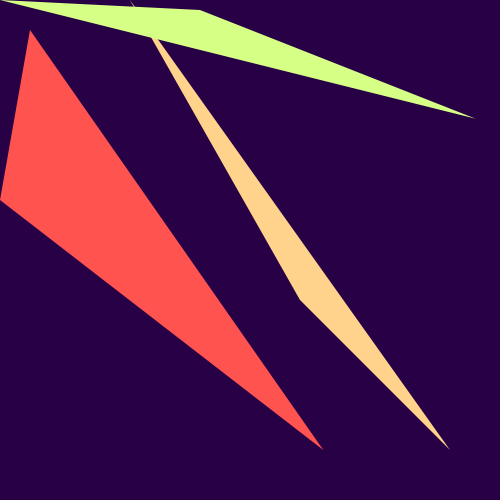
Frame 1 (no input)
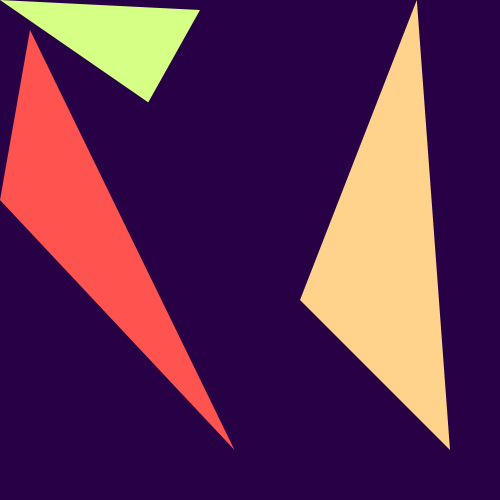
Frame 60 (the mouse pressed at the canvas centre just before this capture)
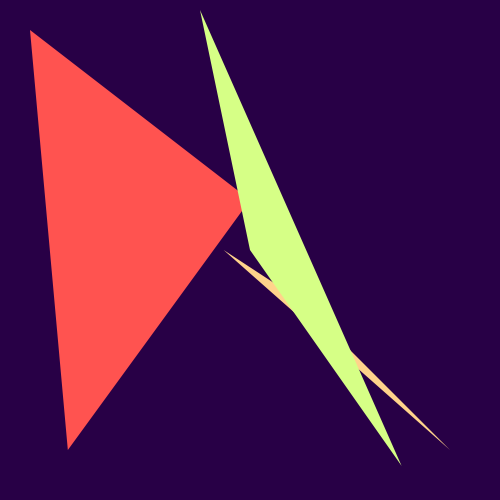
Frame 120 (the mouse held since frame 60 and released just before this capture)

The Processing sketch that drew these frames (run headless with seeded random() and noise(); from frame 60 on, the mouse is pressed at the canvas centre):

// Processing sketch: processing_155358
// ── processing_155358.pde

void setup(){
  size(500,500);
}
void draw(){
  background(40,0,70);
  fill(255,83,80);
  noStroke();
  triangle(30,30,mouseX,200,random(width),450);
  noStroke();
  fill(255,211,139);
  triangle(450,450,random(height),mouseY,300,300);
  fill(214,255,134);
  noStroke();
  triangle(mouseY,mouseX,200,10,random(height),random(width));
}
